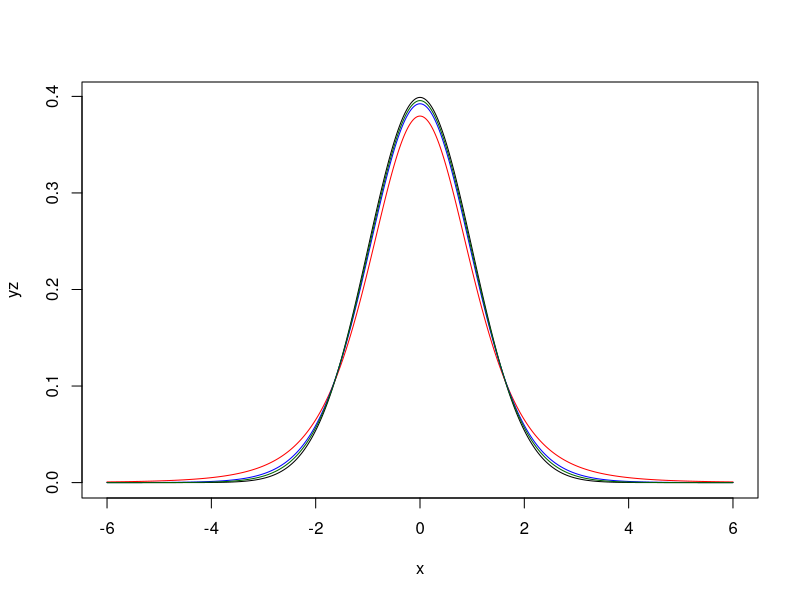

Reproduce this figure in R.
##Z and t distributions comparison simulation

#n=100, xbar=20, sigma=4 CI 95
#wirte a function that calculates CI
x=seq(-6,6, by=0.01)
y1=dt(x, df=5)
y2=dt(x, df=15)
y3=dt(x, df=30)

yz=dnorm(x)

plot(x, yz, typ="l")
lines(x,y1, col="red")
lines(x,y2, col="blue")
lines(x,y3, col="darkgreen")




